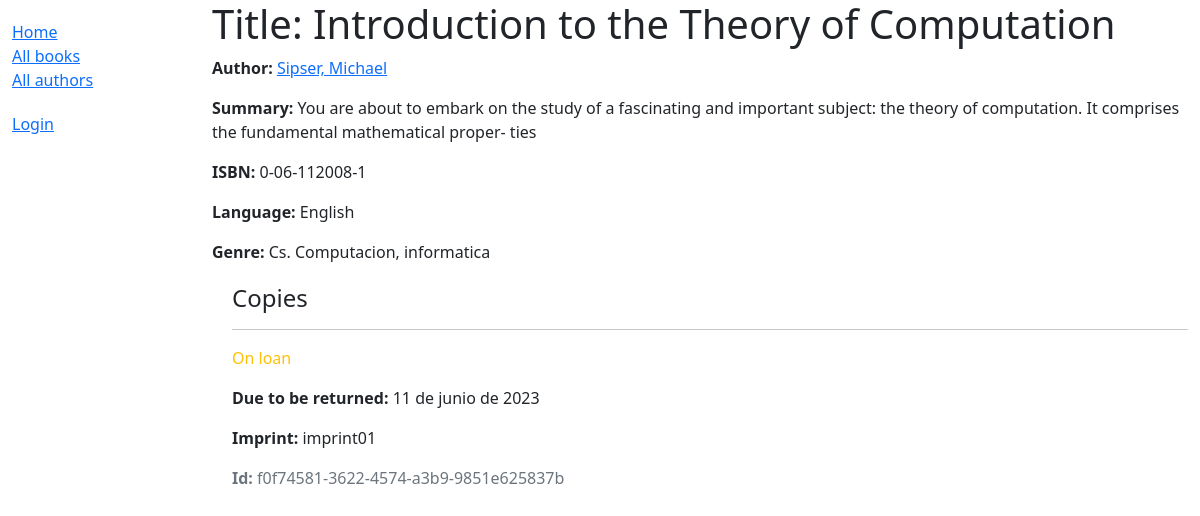
The page /catalog/book/2 on the database as committed earlier.
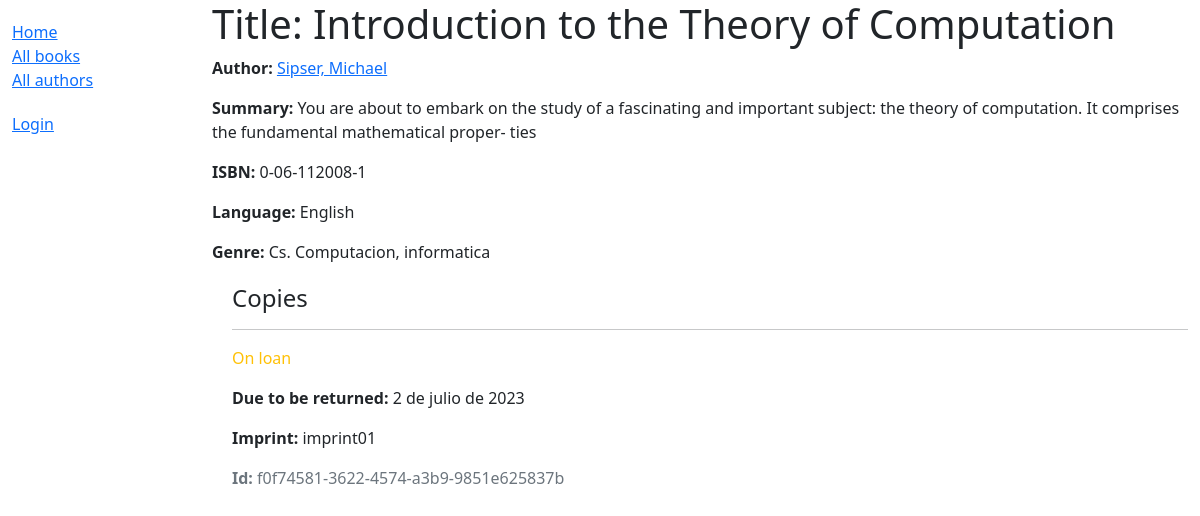
The same page on the database as committed later.
### catalog/models.py (models this page shows, shortened)
class BookInstance(models.Model):
    id = models.UUIDField(primary_key=True, default=uuid.uuid4,
                          help_text="Unique ID for this particular book across whole library")
    book = models.ForeignKey('Book', on_delete=models.RESTRICT, null=True)
    imprint = models.CharField(max_length=200)
    due_back = models.DateField(null=True, blank=True)
    borrower = models.ForeignKey(User, on_delete=models.SET_NULL, null=True, blank=True)
    LOAN_STATUS = (
        ('d', 'Maintenance'),
        ('o', 'On loan'),
        ('a', 'Available'),
        ('r', 'Reserved'),
    )
    status = models.CharField(
        max_length=1,
        choices=LOAN_STATUS,
        blank=True,
        default='d',
        help_text='Book availability')
    class Meta:
        ordering = ['due_back']
        permissions = (("can_mark_returned", "Set book as returned"),)

### catalog/views.py (the view)
# urls.py: path('book/<int:pk>', views.BookDetailView.as_view(), name='book-detail'),
class BookDetailView(generic.DetailView):
    model = Book

### catalog/models.py (called while the page is built)
    def __str__(self):
        return self.name

    def __str__(self):
        return self.name

    def get_absolute_url(self):
        return reverse('author-detail', args=[str(self.id)])

    def __str__(self):
        return '{0}, {1}'.format(self.last_name, self.first_name)

### catalog/templates/catalog/book_detail.html
{% extends "base_generic.html" %}
{% block content %}
<h1>Title: {{ book.title }}</h1>
<p><strong>Author:</strong> <a href="{{ book.author.get_absolute_url }}">{{ book.author }}</a></p>
<p><strong>Summary:</strong> {{ book.summary }}</p>
<p><strong>ISBN:</strong> {{ book.isbn }}</p>
<p><strong>Language:</strong> {{ book.language }}</p>
<p><strong>Genre:</strong> {{ book.genre.all|join:", " }}</p>
<div style="margin-left:20px;margin-top:20px">
<h4>Copies</h4>
{% for copy in book.bookinstance_set.all %}
<hr>
<p class="{% if copy.status == 'a' %}text-success{% elif copy.status == 'd' %}text-danger{% else %}text-warning{% endif %}">{{ copy.get_status_display }}</p>
{% if copy.status != 'a' %}<p><strong>Due to be returned:</strong> {{copy.due_back}}</p>{% endif %}
<p><strong>Imprint:</strong> {{copy.imprint}}</p>
<p class="text-muted"><strong>Id:</strong> {{copy.id}}</p>
{% endfor %}
</div>
{% endblock %}

Rows that differ between the two databases and show on the page:
changed BookInstance "On loan": due_back "11 de junio de 2023" → "2 de julio de 2023"
